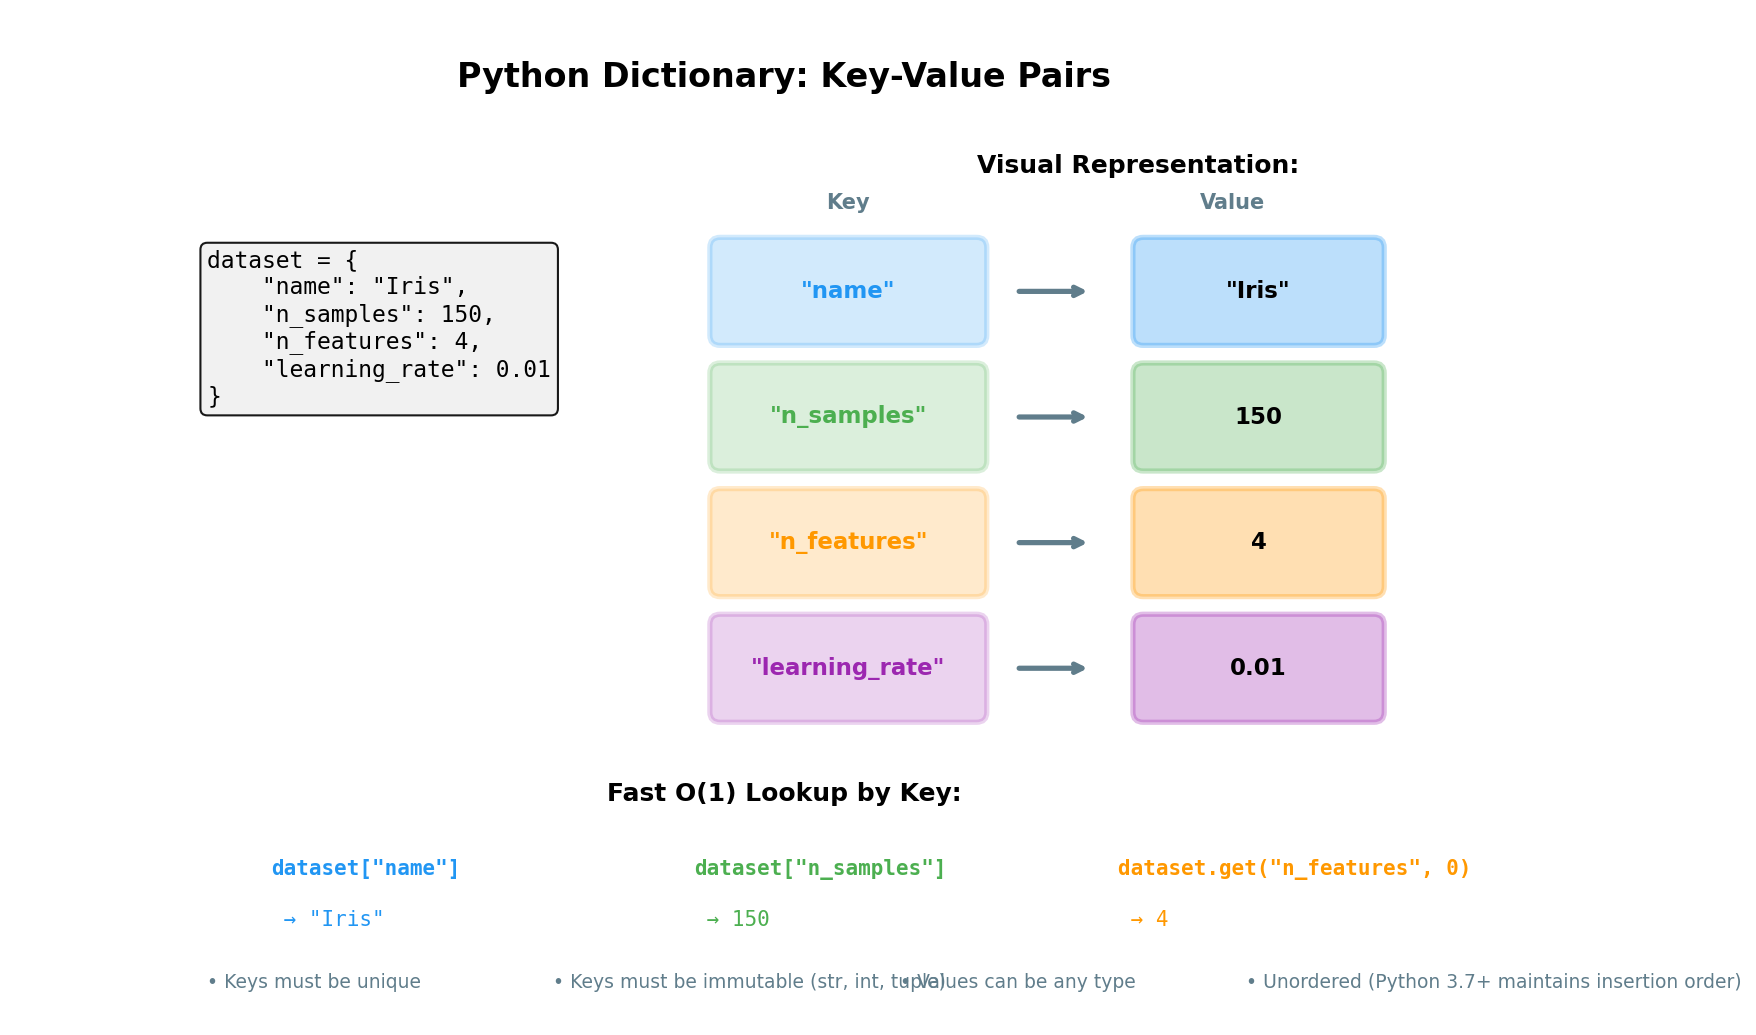

Here is the Python script that generated this plot:
"""
Dictionary Structure Visualization
Shows key-value pairs and fast lookup
"""
import matplotlib.pyplot as plt
import matplotlib.patches as patches

fig, ax = plt.subplots(figsize=(12, 7))
ax.set_xlim(0, 12)
ax.set_ylim(0, 8)
ax.axis('off')

# Define colors
color_blue = '#2196F3'
color_green = '#4CAF50'
color_orange = '#FF9800'
color_purple = '#9C27B0'
color_gray = '#607D8B'

# Title
ax.text(6, 7.5, 'Python Dictionary: Key-Value Pairs', ha='center', va='center',
        fontsize=16, weight='bold')

# Dictionary representation
dict_code = """dataset = {
    "name": "Iris",
    "n_samples": 150,
    "n_features": 4,
    "learning_rate": 0.01
}"""
ax.text(1.5, 5.5, dict_code, ha='left', va='center',
        fontsize=11, family='monospace',
        bbox=dict(boxstyle='round', facecolor='#f0f0f0', alpha=0.9))

# Helper function to draw key-value pair
def draw_kv_pair(ax, x, y, key, value, key_color, val_color):
    # Key box
    key_width = 2
    key_height = 0.7
    key_rect = patches.FancyBboxPatch((x, y-key_height/2), key_width, key_height,
                                       boxstyle="round,pad=0.08",
                                       edgecolor=key_color,
                                       facecolor=key_color,
                                       linewidth=2.5,
                                       alpha=0.2)
    ax.add_patch(key_rect)
    ax.text(x + key_width/2, y, key, ha='center', va='center',
            fontsize=11, weight='bold', color=key_color)

    # Arrow
    arrow_x = x + key_width + 0.3
    ax.annotate('', xy=(arrow_x + 0.6, y), xytext=(arrow_x, y),
                arrowprops=dict(arrowstyle='->', lw=2.5, color=color_gray))

    # Value box
    val_x = arrow_x + 1
    val_width = 1.8
    val_height = 0.7
    val_rect = patches.FancyBboxPatch((val_x, y-val_height/2), val_width, val_height,
                                       boxstyle="round,pad=0.08",
                                       edgecolor=val_color,
                                       facecolor=val_color,
                                       linewidth=2.5,
                                       alpha=0.3)
    ax.add_patch(val_rect)
    ax.text(val_x + val_width/2, y, value, ha='center', va='center',
            fontsize=11, weight='bold', color='black')

# Visual representation section
ax.text(7.5, 6.8, 'Visual Representation:', ha='left', va='center',
        fontsize=12, weight='bold', color='black')

# Draw key-value pairs
pairs = [
    ('"name"', '"Iris"', color_blue, color_blue),
    ('"n_samples"', '150', color_green, color_green),
    ('"n_features"', '4', color_orange, color_orange),
    ('"learning_rate"', '0.01', color_purple, color_purple),
]

y_start = 5.8
y_step = 1.0
for i, (key, val, key_col, val_col) in enumerate(pairs):
    draw_kv_pair(ax, 5.5, y_start - i*y_step, key, val, key_col, val_col)

# Labels
ax.text(6.5, 6.5, 'Key', ha='center', va='center',
        fontsize=10, weight='bold', color=color_gray)
ax.text(9.5, 6.5, 'Value', ha='center', va='center',
        fontsize=10, weight='bold', color=color_gray)

# Access examples at bottom
ax.text(6, 1.8, 'Fast O(1) Lookup by Key:', ha='center', va='center',
        fontsize=12, weight='bold', color='black')

examples = [
    ('dataset["name"]', ' → "Iris"', color_blue),
    ('dataset["n_samples"]', ' → 150', color_green),
    ('dataset.get("n_features", 0)', ' → 4', color_orange),
]

y_ex = 1.2
for i, (code, result, col) in enumerate(examples):
    ax.text(2 + i*3.3, y_ex, code, ha='left', va='center',
            fontsize=10, family='monospace', weight='bold', color=col)
    ax.text(2 + i*3.3, y_ex-0.4, result, ha='left', va='center',
            fontsize=10, family='monospace', color=col)

# Key characteristics
chars = [
    '• Keys must be unique',
    '• Keys must be immutable (str, int, tuple)',
    '• Values can be any type',
    '• Unordered (Python 3.7+ maintains insertion order)'
]
y_char = 0.3
for i, char in enumerate(chars):
    ax.text(1.5 + i*2.7, y_char, char, ha='left', va='center',
            fontsize=9, color=color_gray)

plt.tight_layout()
plt.savefig('/home/chirag/ds-book/book/course-02-programming/ch05-python-fundamentals/diagrams/dictionary_structure.png',
            dpi=150, bbox_inches='tight', facecolor='white')
print("Generated: dictionary_structure.png")
